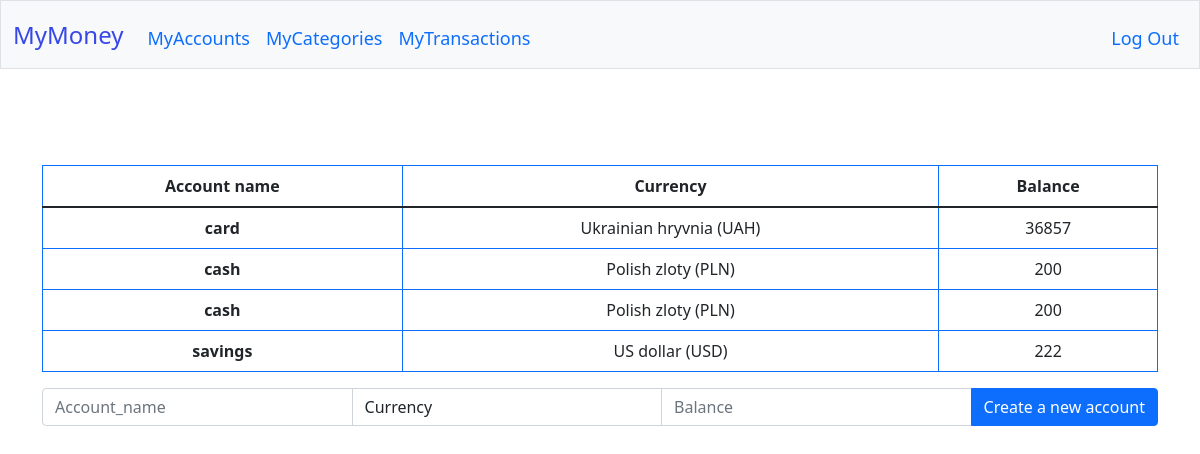
/account (signed in), run on the app's committed database.
### tables this page shows
CREATE TABLE accounts (
    user_id NOT NULL,
    account_name TEXT NOT NULL,
    currency INTEGER NOT NULL,
    balance NUMERIC NOT NULL DEFAULT 0.00, currency_symbol);

### app.py (the view)
@app.route("/account", methods=["GET", "POST"])
@login_required
def account():
    rows = db.execute("SELECT account_name, currency, balance, currency_symbol FROM accounts WHERE user_id= :user_id", user_id=session["user_id"])
    accounts = []
    for row in rows:
        accounts.append(list((row['account_name'], row['currency'], row['balance'], row['currency_symbol'])))
    if request.method == "POST":
        account_name = request.form.get("account_name")
        currency = request.form.get("currency")
        balance = request.form.get("balance")
        if not account_name:
            return render_template("account.html", accounts=accounts, currencies=CURRENCIES, message="Please, create a name for your account")
        if not currency or currency not in CURRENCIES:
            return render_template("account.html", accounts=accounts, currencies=CURRENCIES, message="Please, choose the currency from the field")
        if not balance or balance.isdigit == False:
            return render_template("account.html", accounts=accounts, currencies=CURRENCIES, message="Please, add the current balance")
        if account_name not in accounts:
            db.execute("INSERT INTO accounts (user_id, account_name, currency, balance, currency_symbol) VALUES (:user_id, :account_name, :currency, :balance, :currency_symbol)",
                            user_id=session["user_id"], account_name=account_name, currency=currency, balance=balance, currency_symbol=CURRENCIES[currency])
        return render_template("account.html", accounts=accounts, currencies=CURRENCIES, message="You've created a new account")
    else:
        return render_template("account.html", accounts=accounts , currencies=CURRENCIES)

### app.py (called while the page is built)
@app.after_request
def after_request(response):
    response.headers["Cache-Control"] = "no-cache, no-store, must-revalidate"
    response.headers["Expires"] = 0
    response.headers["Pragma"] = "no-cache"
    return response

### helpers.py (called while the page is built)
def login_required(f):
    @wraps(f)
    def decorated_function(*args, **kwargs):
        if session.get("user_id") is None:
            return redirect("/login")
        return f(*args, **kwargs)
    return decorated_function

### templates/account.html (shortened to what this page needs)
{% extends "layout.html" %}
{% block main %}
<main class="container py-5 text-center">
    <table class="table table-bordered border-primary">
      <thead>
          <tr>
              <th class="text-middle">Account name</th>
              <th class="text-middle"> Currency </th>
              <th class="text-middle"> Balance </th>
          </tr>
      </thead>
      <tbody>
          {% for account in accounts %}
              <tr>
                <th class="text-middle">{{ account[0] }}</th>
                <td class="text-middle">{{ account[1] }}</td>
                <td class="text-middle">{{ account[2] }}</td>
              </tr>
          {% endfor %}
      </tbody>
  </table>
  <div>
    <form action="/account" method="post">
        <div class="input-group">
                <input autocomplete="off" autofocus class="form-control" id="account_name" name="account_name" placeholder="Account_name" type="text">
                <select autocomplete="off" autofocus class="form-control" id="currency" name="currency">
                    <option disabled selected value="">Currency</option>
                </select>
            <input autocomplete="off" autofocus class="form-control" id="balance" name="balance" placeholder="Balance" type="text">
            <button class="btn btn-primary" type="submit" id="create">Create a new account</button>
        </div>
     </form>
 </div>
</main>
{% endblock %}

### data on the page
accounts: account_name "card", currency "Ukrainian hryvnia (UAH)", balance "36857"
accounts: account_name "cash", currency "Polish zloty (PLN)", balance "200"
accounts: account_name "cash", currency "Polish zloty (PLN)", balance "200"
accounts: account_name "savings", currency "US dollar (USD)", balance "222"
